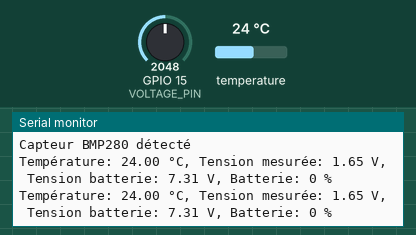
Simulated run of this sketch. Board: ESP32. Parts: the last lines printed to the serial monitor. The inputs (shaded band) are chosen by the test bench; at power-on: temperature 24 °C, GPIO 15 (VOLTAGE_PIN) = 2048. Nothing arrives over Bluetooth unless stated.

Above: at 1.8 s.
1.9 s: temperature set to 12 °C
At 2.8 s:
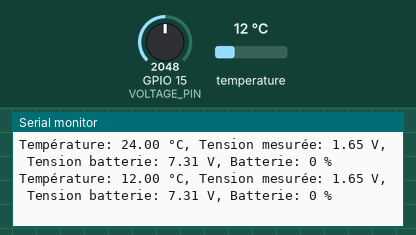
3.4 s: GPIO 15 (VOLTAGE_PIN) set to 2866
At 4.7 s:
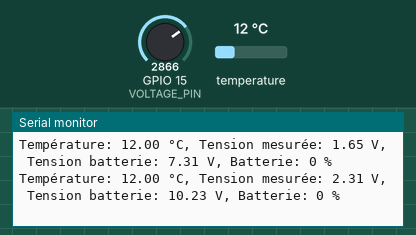
4.9 s: temperature set to 19 °C
At 5.8 s:
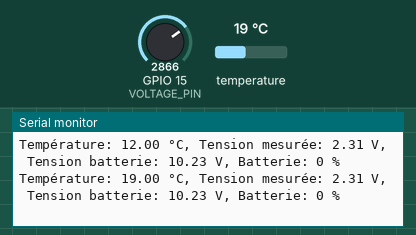
6.4 s: GPIO 15 (VOLTAGE_PIN) set to 3603
At 7.8 s:
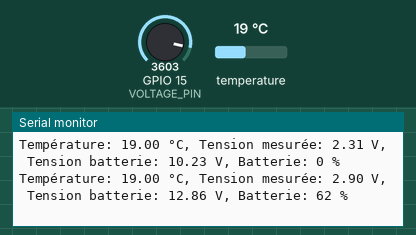
Timing chart, 0 to 8.9 s (numbered marks = the images above; inputs shaded):
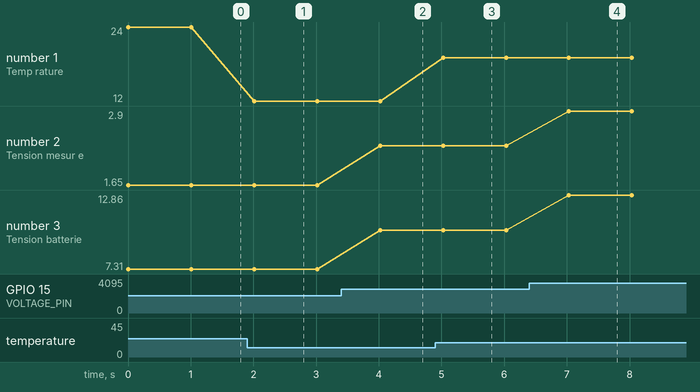

The sketch:

ESP32_BatteryMonitor.ino
```cpp
#include <BluetoothSerial.h>
#include <Wire.h>
#include <Adafruit_BMP280.h>

// Pin pour la mesure de tension
#define VOLTAGE_PIN 15  // GPIO15 (pin 18)

// Configuration du diviseur de tension
// Si R1 = 10k et R2 = 3k, le facteur de division est (R1 + R2) / R2 = 4.33
const float VOLTAGE_DIVIDER_FACTOR = 4.43; // Ajustez cette valeur selon votre diviseur réel
const float REFERENCE_VOLTAGE = 3.3; // Tension de référence de l'ADC
const float ADC_RESOLUTION = 4095.0; // Résolution de l'ADC de l'ESP32 (12 bits)

// Configuration de la batterie
const float BATTERY_MAX_VOLTAGE = 14.0; // Tension max de la batterie
const float BATTERY_MIN_VOLTAGE = 11.0; // Tension min de la batterie

// Initialisation du BlueTooth
BluetoothSerial SerialBT;

// Initialisation du capteur BMP280
Adafruit_BMP280 bmp;

void setup() {
  // Initialisation de la communication série
  Serial.begin(115200);

  // Initialisation du Bluetooth
  SerialBT.begin("ESP32_BatteryMonitor");
  Serial.println("L'appareil Bluetooth est prêt à être jumelé");

  // Initialisation du BMP280
  if (!bmp.begin(0x76)) {
    Serial.println("Impossible de trouver un capteur BMP280");
    // Continuer quand même, la tension fonctionnera toujours
  } else {
    Serial.println("Capteur BMP280 détecté");
  }

  // Configuration du capteur
  bmp.setSampling(Adafruit_BMP280::MODE_NORMAL,     /* Mode de fonctionnement */
                  Adafruit_BMP280::SAMPLING_X2,     /* Temp. oversampling */
                  Adafruit_BMP280::SAMPLING_X16,    /* Pressure oversampling */
                  Adafruit_BMP280::FILTER_X16,      /* Filtering. */
                  Adafruit_BMP280::STANDBY_MS_500); /* Standby time. */

  // Configuration du pin pour la mesure de tension
  pinMode(VOLTAGE_PIN, INPUT);
}

void loop() {
  // Lecture de la température
  float temperature = bmp.readTemperature();

  // Lecture de la tension
  float adcValue = analogRead(VOLTAGE_PIN);
  float measuredVoltage = (adcValue / ADC_RESOLUTION) * REFERENCE_VOLTAGE;

  // Calcul de la tension réelle de la batterie
  float batteryVoltage = measuredVoltage * VOLTAGE_DIVIDER_FACTOR;

  // Calcul du pourcentage de batterie
  int batteryPercentage = calculateBatteryPercentage(batteryVoltage);

  // Affichage des données en série pour le débogage
  Serial.print("Température: ");
  Serial.print(temperature);
  Serial.print(" °C, Tension mesurée: ");
  Serial.print(measuredVoltage);
  Serial.print(" V, Tension batterie: ");
  Serial.print(batteryVoltage);
  Serial.print(" V, Batterie: ");
  Serial.print(batteryPercentage);
  Serial.println(" %");

  // Envoi des données via Bluetooth
  // Le format est "T:25.5,V:3.3" car c'est ce que l'application Android attend
  // Mise à jour pour inclure le pourcentage de batterie: "T:25.5,V:3.3,B:75"
  String data = "T:" + String(temperature, 1) + ",V:" + String(measuredVoltage, 2) + ",B:" + String(batteryPercentage);
  SerialBT.println(data);

  // Attendre un peu
  delay(1000);
}

// Fonction pour calculer le pourcentage de batterie
int calculateBatteryPercentage(float voltage) {
  if (voltage >= BATTERY_MAX_VOLTAGE) {
    return 100;
  } else if (voltage <= BATTERY_MIN_VOLTAGE) {
    return 0;
  } else {
    return (int)((voltage - BATTERY_MIN_VOLTAGE) * 100.0 / (BATTERY_MAX_VOLTAGE - BATTERY_MIN_VOLTAGE));
  }
} 
```

Measured:
- after the input at 1.9 s, the serial monitor: prints a new line after 0.11 s (image 1)
- after the input at 3.4 s, the serial monitor: prints a new line after 0.62 s (image 2)
- after the input at 4.9 s, the serial monitor: prints a new line after 0.13 s (image 3)
- after the input at 6.4 s, the serial monitor: prints a new line after 0.63 s (image 4)
- plotted number 1: 24 → 12 after the input at 1.9 s, 12 → 19 after the input at 4.9 s
- plotted number 2: 1.65 → 2.31 after the input at 3.4 s, 2.31 → 2.9 after the input at 6.4 s
- plotted number 3: 7.31 → 10.23 after the input at 3.4 s, 10.23 → 12.86 after the input at 6.4 s
